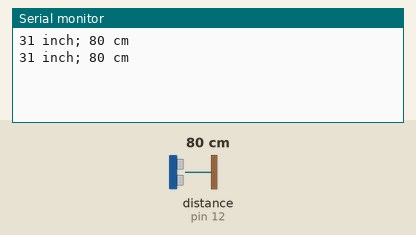
A sketch run on a simulated Arduino Uno, built with avr-gcc and run on an emulated ATmega328P. Shown: the last lines printed to the serial monitor. Wiring (inferred from the names in the program): ultrasonic range finder: trigger pin 13; echo pin 12. The test bench sets the inputs (shaded band); at power-on: distance to the obstacle (sensor on pin 12) 80 cm. The echo pulse lasts 58.3 µs per cm.

Above: at 1.8 s.
1.9 s: distance to the obstacle (sensor on pin 12) set to 2 cm
At 2.8 s:
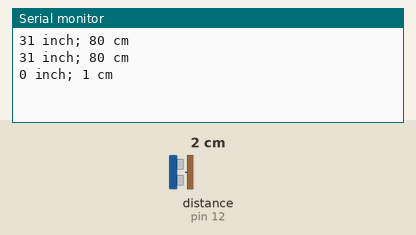
3.4 s: distance to the obstacle (sensor on pin 12) set to 4 cm
At 4.8 s:
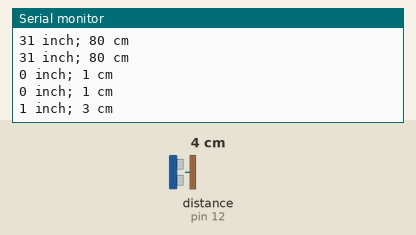
Timing chart, 0 to 6.4 s (numbered marks = the images above; inputs shaded):
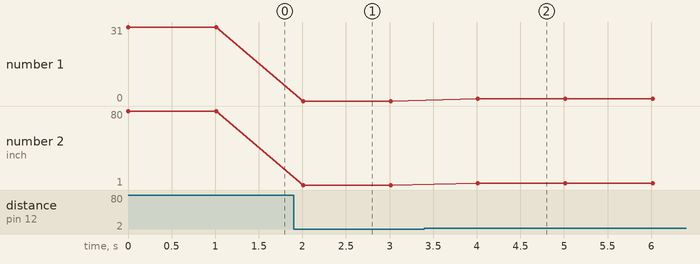

Measured:
- after the input at 1.9 s, the serial monitor: prints a new line after 0.11 s (image 1)
- after the input at 3.4 s, the serial monitor: prints a new line after 0.61 s (image 2)
- plotted number 1: 31 → 0 after the input at 1.9 s
- plotted number 2: 80 → 1 after the input at 1.9 s, 1 → 3 after the input at 3.4 s

The sketch:

_04.ino
```cpp
// we'll use trigPin for emitting
int trigPin = 13;
// we'll listen for the pulse on the echoPin
int echoPin = 12;
// variables for calculations
long duration, distance_inch, distance_cm;
void setup()
{
  // initialize serial communication
Serial.begin (9600);
// initialize pins
pinMode(trigPin, OUTPUT);
pinMode(echoPin, INPUT);
}
void loop()
{
  // emit a pulse
digitalWrite(trigPin, HIGH);
delayMicroseconds(10);
digitalWrite(trigPin, LOW);
// get the time that it takes for the pulse to return
// pulseIn waits for the pulse and returns number of microseconds
// divided by two because sound travels there and back again
duration = pulseIn(echoPin, HIGH) / 2;
// convert to inches and centimeters by using this formula
distance_inch = duration / 74;
distance_cm = duration / 29;
// print the results
Serial.print(distance_inch);
Serial.print(" inch; ");
Serial.print(distance_cm);
Serial.println(" cm");
Serial.println("");
delay(1000);
}
```
